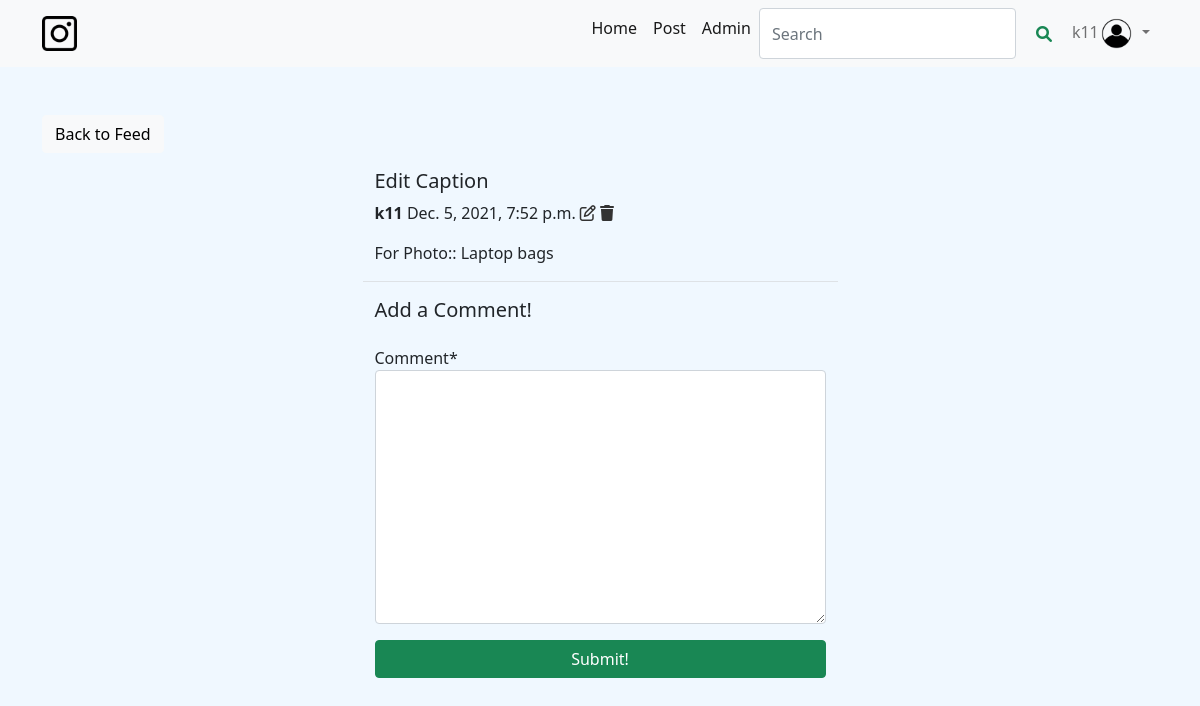
The app's page /post/2/ (signed in) with its own data.
### insta/models.py (models this page shows, shortened)
class Post(models.Model):
  photo = CloudinaryField('image')
  photo_name = models.CharField(max_length=100)
  posted_at = models.DateTimeField(auto_now_add=True)
  photo_caption = models.TextField()
  user = models.ForeignKey(User,on_delete = models.CASCADE)
  likes = models.ManyToManyField(User, blank=True, related_name='likes')
  dislikes = models.ManyToManyField(User, blank=True, related_name='dislikes')

### insta/views.py (the view, shortened to what this page needs)
# urls.py: path('post/<int:pk>/', PostDetailView.as_view(), name='post-detail'),
class PostDetailView(LoginRequiredMixin, View):
    def get(self, request, pk, *args, **kwargs):
        post = Post.objects.get(pk=pk)
        form = CommentsForm()
        comments = Comment.objects.filter(post=post).order_by('-created_on')
        context = {
            'post': post,
            'form': form,
            'comments': comments,
        }
        return render(request, 'post_detail.html', context)

### insta/forms.py
class CommentsForm(forms.ModelForm):
  class Meta:
    model = Comment
    fields = ['comment']

### templates/post_detail.html (shortened to what this page needs)
{% extends 'base.html' %}
{% load crispy_forms_tags %}
{% block content %}
<div class="container">
    <div class="row mt-5">
        <div class="col-md-3 col-sm-6">
            <a href="/" class="btn btn-light">Back to Feed</a>
        </div>
    </div>
    <div class="row justify-content-center mt-3">
        <div class="col-md-5 col-sm-12 border-bottom">
            <h5>Edit Caption</h5>
            <p>
                <strong>{{ post.user }}</strong> {{ post.posted_at }}
                {% if request.user == post.user %}
                <a href="{% url 'post-edit' post.pk %}" style="color: #333;"><i class="far fa-edit"></i></a>
                <a href="{% url 'post-delete' post.pk %}" style="color: #333;"><i class="fas fa-trash"></i></a>
                {% endif %}
            </p>
            <p>For Photo:: {{ post.photo_name }}</p>
        </div>
    </div>
    <div class="row justify-content-center mt-3">
        <div class="col-md-5 col-sm-12">
            <h5>Add a Comment!</h5>
        </div>
    </div>
    <div class="row justify-content-center mt-3 mb-5">
        <div class="col-md-5 col-sm-12">
            <form method="POST">
                {{ form|crispy }}
                <div class="d-grid gap-2">
                    <button class="btn btn-success mt-3">Submit!</button>
                </div>
            </form>
        </div>
    </div>
</div>
{% endblock content %}

### templates/base.html (shortened to what this page needs)
{% load static%}
{% load crispy_forms_tags %}
<!doctype html>
<html lang="en">
  <head>
    <link href="https://cdn.jsdelivr.net/npm/bootstrap@5.0.2/dist/css/bootstrap.min.css" rel="stylesheet">
    <link rel="stylesheet" href="https://cdnjs.cloudflare.com/ajax/libs/font-awesome/6.0.0-beta3/css/all.min.css" />
    <link rel="stylesheet" type="text/css" href="{% static 'css/main.css' %}">
  </head>
  <body>
    <nav class="navbar navbar-expand-lg navbar-light bg-light">
        <div class="container">
          <a class="navbar-brand" href="#"><img src="{% static 'img/icon.png' %}" alt="" width="35" height="35"
            srcset=""></a>
          <div class="collapse navbar-collapse" id="navbarScroll">
            <ul class="navbar-nav ms-auto my-2 my-lg-0 navbar-nav-scroll" style="--bs-scroll-height: 100px;">
              <li class="nav-item">
                <a class="nav-link active" aria-current="page" href="/">Home</a>
              </li>
              <li class="nav-item">
                <a class="nav-link active" aria-current="page" href="{% url 'post'%}">Post</a>
              </li>
              <li class="nav-item">
                <a class="nav-link active" aria-current="page" href="/admin">Admin</a>
              </li>
              <form class="d-flex" action="{% url 'profile-search' %}">
                  <input class="form-control me-2" type="search" placeholder="Search" aria-label="Search"value="{{ request.GET.query}}" name="query">
                  <button class="btn btn-outline-success" style="border:none; box-shadow:none" type="submit">
                    <i class="fas fa-search"></i>
                  </button>
              </form>
              {% if user.is_authenticated %}
              <li class="nav-item dropdown">
                <a class="nav-link dropdown-toggle" href="#" id="navbarScrollingDropdown" role="button" data-bs-toggle="dropdown" aria-expanded="false">
                  {{ request.user}}<img src="{% static 'img/usericon.png' %}" width="35"height="35" alt="" srcset="">
                </a>
              </li>
              {%else %}
              <li class="nav-item">
                <a class="nav-link active" aria-current="page" href="/login">Login</a>
              </li>
              {% endif %}
            </ul>
          </div>
        </div>
      </nav>
      {% block content%}
      {% endblock %}
  </body>
</html>

### static/css/main.css (style rules this page uses)
body { background-color: aliceblue; }

### records on screen
Post: user "k11", posted_at "Dec. 5, 2021, 7:52 p.m.", photo_name "Laptop bags"

### other values on screen
{{ request.user }} "k11"
